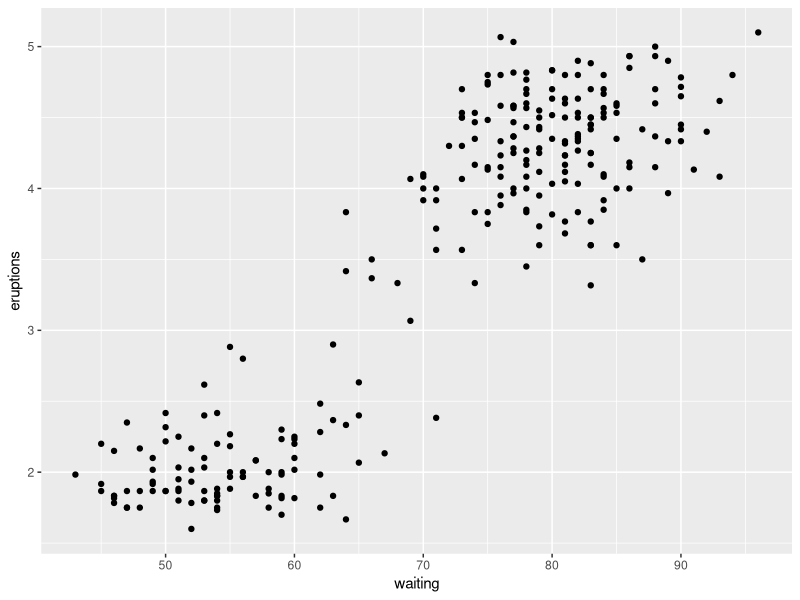
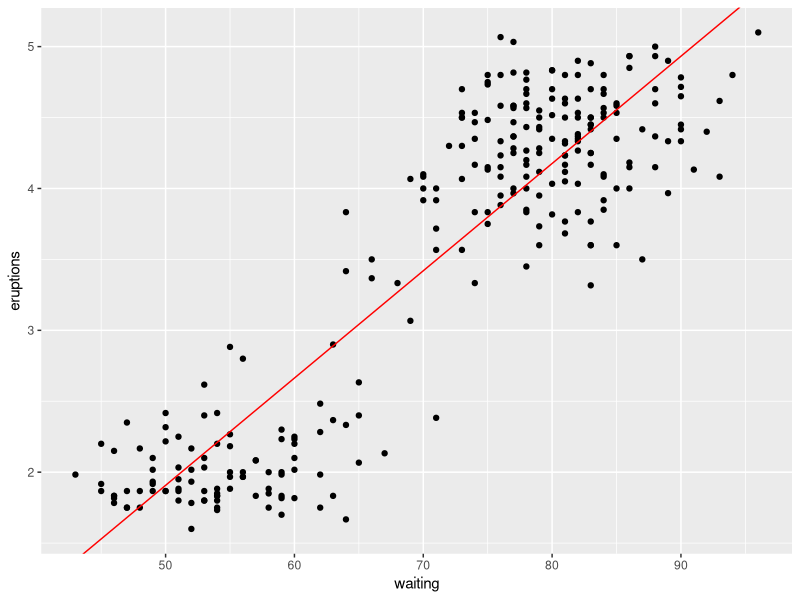
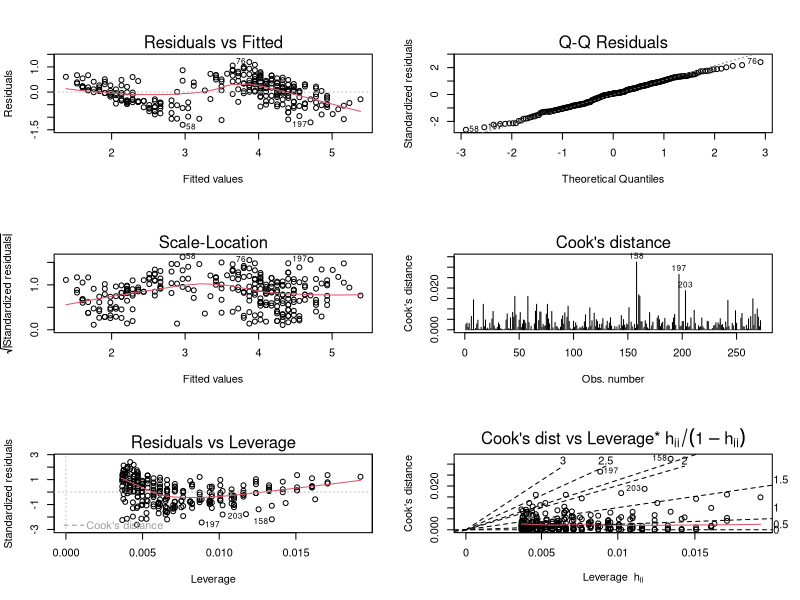

R code for these plots, in order:
## ---- chunk 1
library(tidyverse)
## ---- chunk 2
library(MASS)
## ---- chunk 3
data("faithful")
## ---- chunk 4
str(faithful)
## ---- chunk 5
summary(faithful)
## ---- chunk 6
ggplot(data = faithful ,aes(x = waiting , y = eruptions)) + geom_point()
## ---- chunk 7
cor.test(faithful$waiting, faithful$eruptions)
## ---- chunk 8
eruptionModel = lm(eruptions ~ waiting, data = faithful)
## ---- chunk 9
eruptionModel
## ---- chunk 10
ggplot(data = faithful ,aes(x = waiting , y = eruptions)) + geom_point() + geom_abline(mapping = aes(slope = eruptionModel$coefficients[2], intercept = eruptionModel$coefficients[1]), color ='red ')
## ---- chunk 11
layout(matrix (1:6, ncol = 2, byrow = TRUE))
plot(eruptionModel, 1:6)
## ---- chunk 12
newWaitingTime = data.frame( waiting = c(80))      # providing waiting time
predict(eruptionModel, newdata = newWaitingTime)   # predicting eruption using eruptionModel
